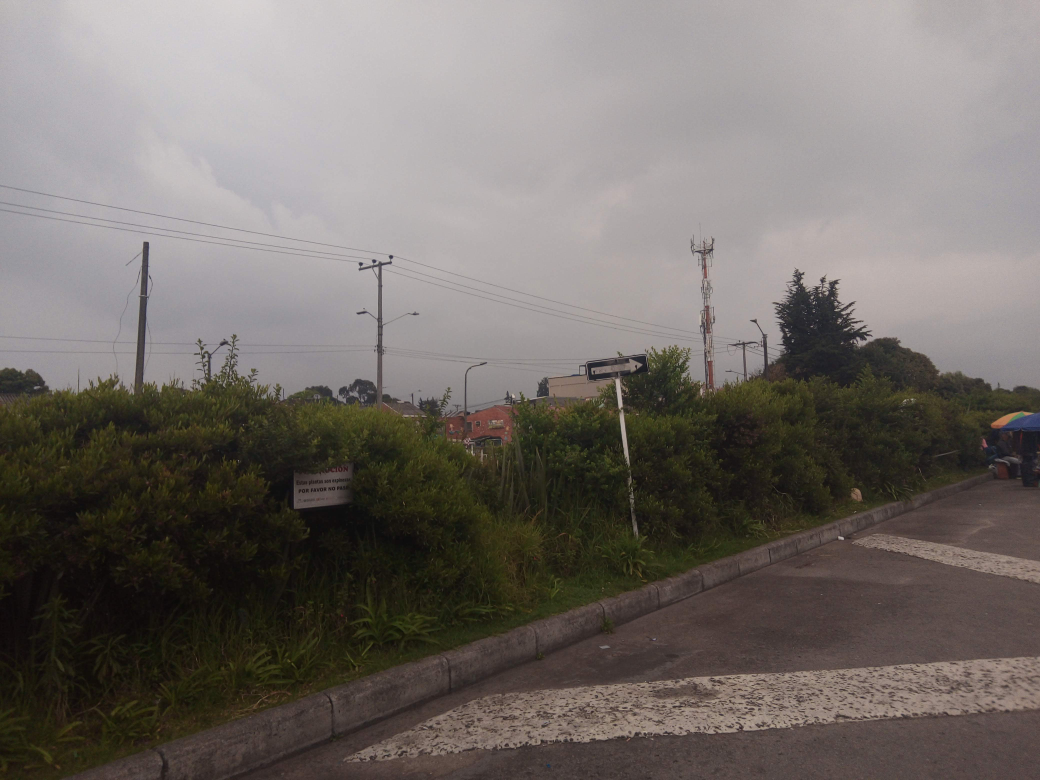
#> input picture Segundo Avance/img/Flechader1.jpg, 4160 x 3120 px (shown at 1/4 size)
$ jupyter execute --allow-errors Rectangulos.ipynb
#> lines starting #> are read from the running program, lines starting #| are printed output that depends on the picture
# Algoritmo de detección de señales negras y blancas

[cell 1]
#importación de librerías
import cv2     #Librería OpenCV
from IPython.display import Image   #Libreria impresión de imagenes
import numpy as np                  #Importación numpy
from matplotlib import pyplot as plt  #Impresión de gráficas
from PIL import Image
#Import math Library
import math

[cell 2]
#lectura de las imágenes
ima1=cv2.imread("img/Flechader1.jpg")
#> ima1 is the input picture: shape (3120, 4160, 3); mean B, G, R 104.6, 108.9, 115.2
ima2=cv2.imread("img/Flechader2.jpg")
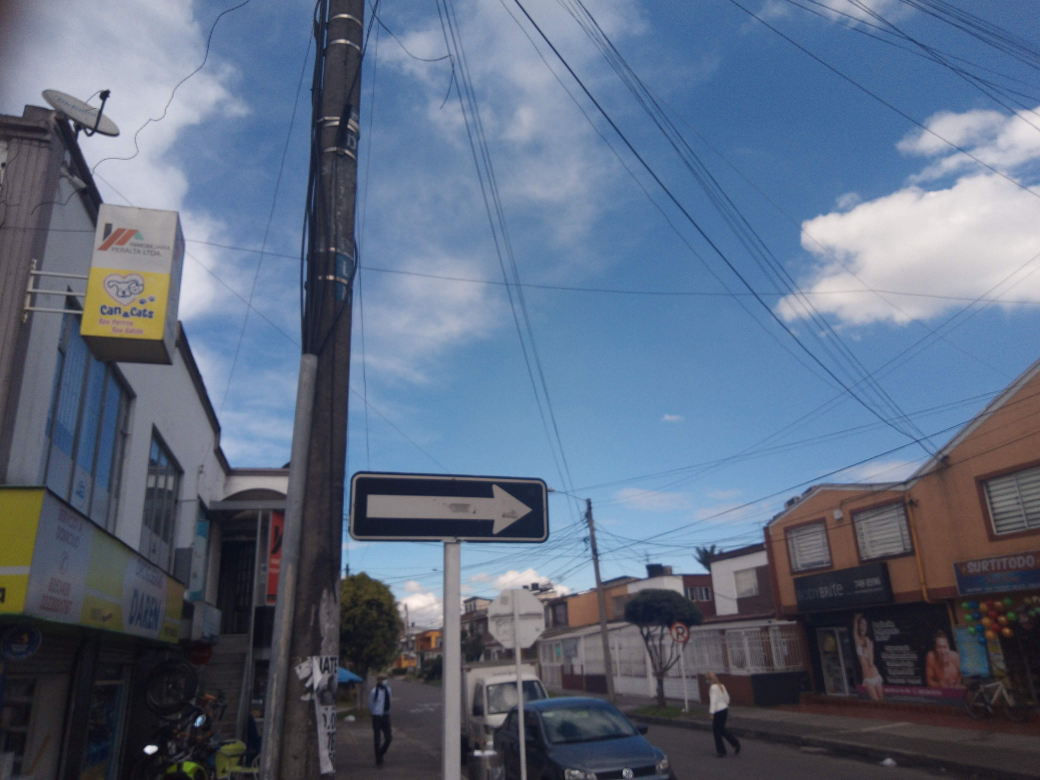
#> input picture Segundo Avance/img/Flechader2.jpg, 4160 x 3120 px (shown at 1/4 size)
#> ima2 is the input picture: shape (3120, 4160, 3); mean B, G, R 128.6, 106.9, 93.3
ima3=cv2.imread("img/Flechader3.jpg")
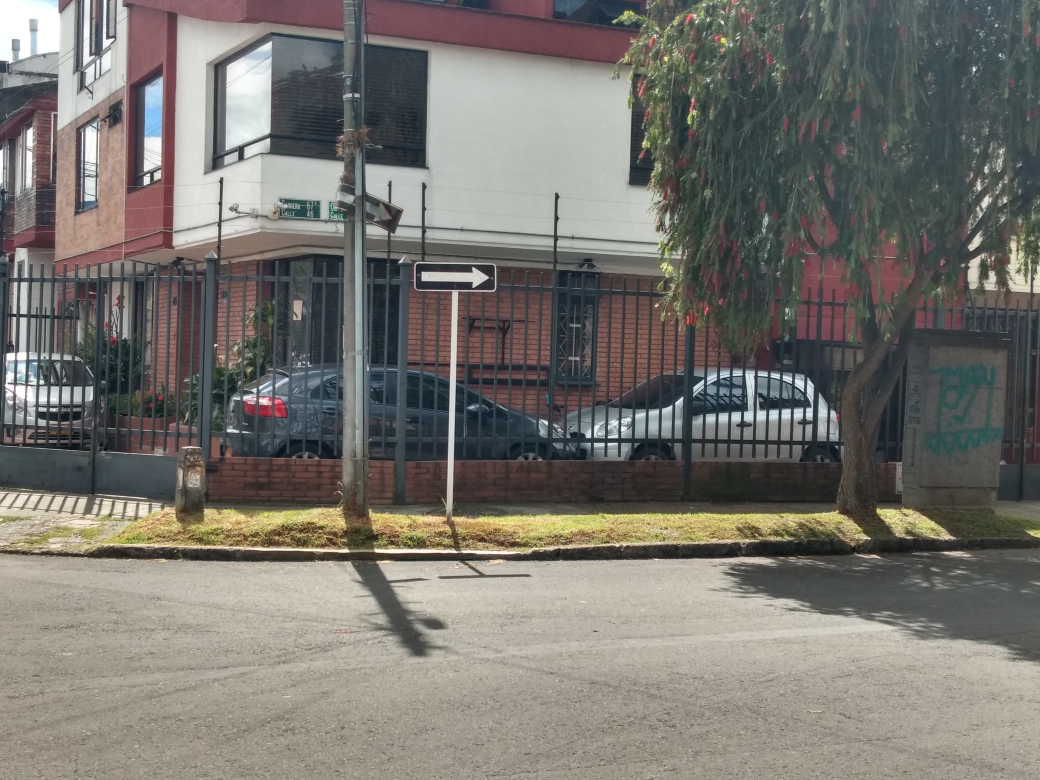
#> input picture Segundo Avance/img/Flechader3.jpg, 4160 x 3120 px (shown at 1/4 size)
#> ima3 is the input picture: shape (3120, 4160, 3); mean B, G, R 110.7, 116.6, 119.4
ima4=cv2.imread("img/Flechader4.jpg")
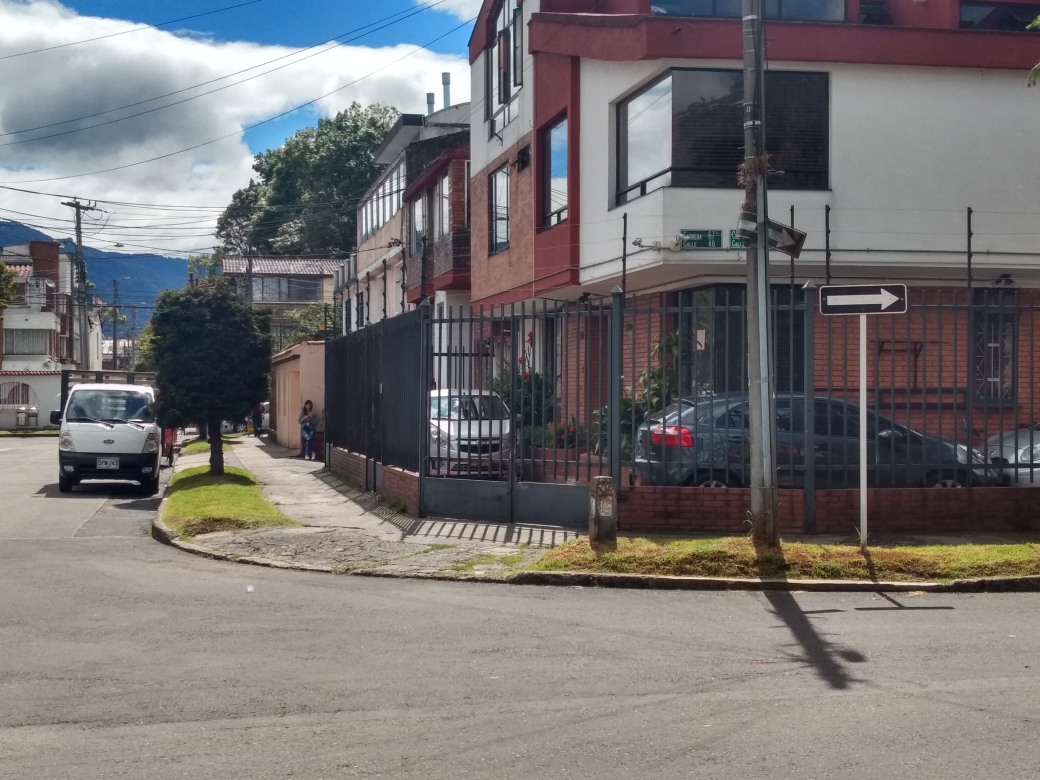
#> input picture Segundo Avance/img/Flechader4.jpg, 4160 x 3120 px (shown at 1/4 size)
#> ima4 is the input picture: shape (3120, 4160, 3); mean B, G, R 115.3, 115.2, 118.3
ima5=cv2.imread("img/Flechader5.jpg")
ima6=cv2.imread("img/Flechader6.jpg")
ima7=cv2.imread("img/Cedapaso5.jpg")
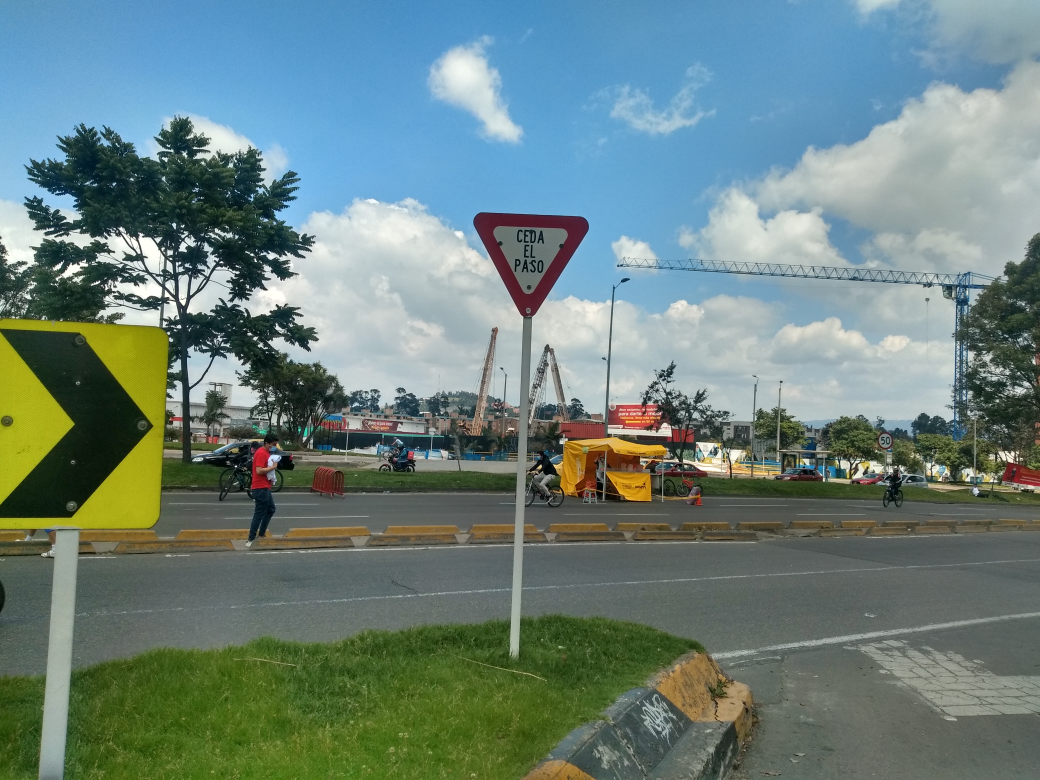
#> input picture Segundo Avance/img/Cedapaso5.jpg, 4160 x 3120 px (shown at 1/4 size)
#> ima7 is the input picture: shape (3120, 4160, 3); mean B, G, R 125.4, 129.9, 108.2
ima8=cv2.imread("img/Prohibidogiroder4.jpg")
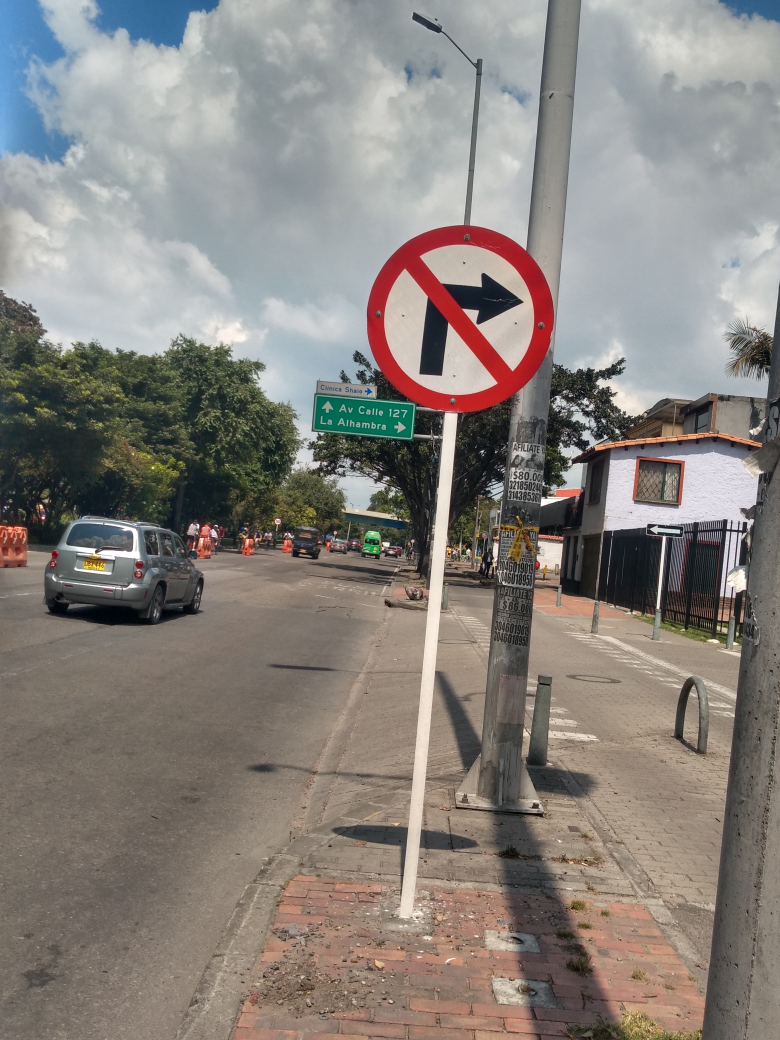
#> input picture Segundo Avance/img/Prohibidogiroder4.jpg, 3120 x 4160 px (shown at 1/4 size)
#> ima8 is the input picture: shape (4160, 3120, 3); mean B, G, R 125.2, 130.4, 135.9
#conversión de las imágenes de BGR a RGB
ima1=cv2.cvtColor(ima1,cv2.COLOR_BGR2RGB)
ima2=cv2.cvtColor(ima2,cv2.COLOR_BGR2RGB)
ima3=cv2.cvtColor(ima3,cv2.COLOR_BGR2RGB)
ima4=cv2.cvtColor(ima4,cv2.COLOR_BGR2RGB)
#> (the rest of this cell did not finish here and is left out)
